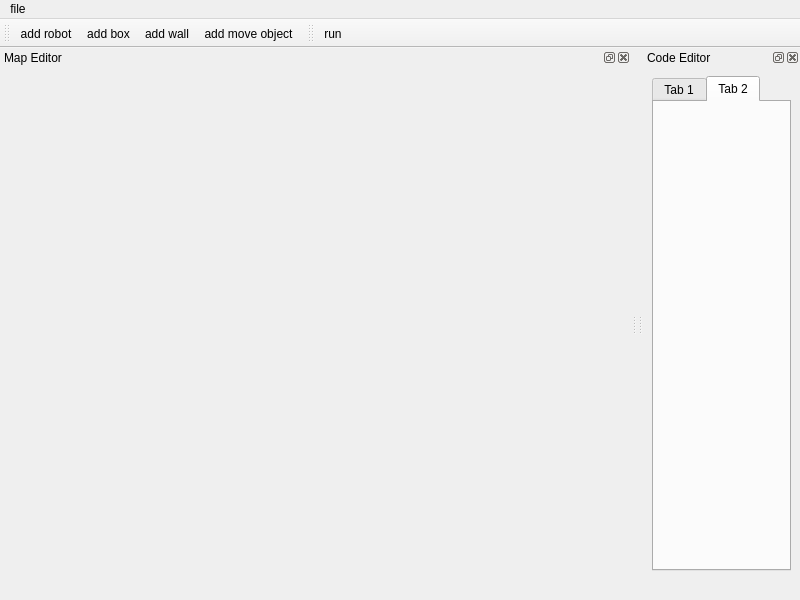
<?xml version="1.0" encoding="UTF-8"?>
<ui version="4.0">
 <class>MainWindow</class>
 <widget class="QMainWindow" name="MainWindow">
  <property name="geometry">
   <rect>
    <x>0</x>
    <y>0</y>
    <width>800</width>
    <height>600</height>
   </rect>
  </property>
  <property name="windowTitle">
   <string>MainWindow</string>
  </property>
  <widget class="QWidget" name="centralwidget"/>
  <widget class="QMenuBar" name="menuBar">
   <property name="geometry">
    <rect>
     <x>0</x>
     <y>0</y>
     <width>800</width>
     <height>26</height>
    </rect>
   </property>
   <widget class="QMenu" name="menufile">
    <property name="title">
     <string>file</string>
    </property>
    <widget class="QMenu" name="menunew">
     <property name="title">
      <string>New</string>
     </property>
     <widget class="QMenu" name="menumap">
      <property name="title">
       <string>map</string>
      </property>
      <addaction name="actionCreate_new"/>
      <addaction name="actionGenerate"/>
     </widget>
     <addaction name="actionCode"/>
     <addaction name="actioncode"/>
     <addaction name="menumap"/>
    </widget>
    <addaction name="menunew"/>
    <addaction name="actionopen"/>
    <addaction name="actionrecent"/>
    <addaction name="separator"/>
    <addaction name="actionSave"/>
    <addaction name="actionSave_as"/>
   </widget>
   <addaction name="menufile"/>
  </widget>
  <widget class="QToolBar" name="toolBar">
   <property name="windowTitle">
    <string>toolBar</string>
   </property>
   <attribute name="toolBarArea">
    <enum>TopToolBarArea</enum>
   </attribute>
   <attribute name="toolBarBreak">
    <bool>false</bool>
   </attribute>
   <addaction name="actionadd_robot"/>
   <addaction name="actionadd_box"/>
   <addaction name="actionadd_wall"/>
   <addaction name="actionadd_move_object"/>
  </widget>
  <widget class="QToolBar" name="toolBar_2">
   <property name="windowTitle">
    <string>toolBar_2</string>
   </property>
   <attribute name="toolBarArea">
    <enum>TopToolBarArea</enum>
   </attribute>
   <attribute name="toolBarBreak">
    <bool>false</bool>
   </attribute>
   <addaction name="actionrun"/>
  </widget>
  <widget class="QDockWidget" name="code_editor">
   <property name="sizePolicy">
    <sizepolicy hsizetype="MinimumExpanding" vsizetype="MinimumExpanding">
     <horstretch>0</horstretch>
     <verstretch>0</verstretch>
    </sizepolicy>
   </property>
   <property name="minimumSize">
    <size>
     <width>157</width>
     <height>179</height>
    </size>
   </property>
   <property name="windowTitle">
    <string>Code Editor</string>
   </property>
   <attribute name="dockWidgetArea">
    <number>2</number>
   </attribute>
   <widget class="QWidget" name="dockWidgetContents_5">
    <property name="sizePolicy">
     <sizepolicy hsizetype="Expanding" vsizetype="Expanding">
      <horstretch>0</horstretch>
      <verstretch>0</verstretch>
     </sizepolicy>
    </property>
    <layout class="QVBoxLayout" name="verticalLayout">
     <item>
      <widget class="QTabWidget" name="tabWidget">
       <property name="sizePolicy">
        <sizepolicy hsizetype="MinimumExpanding" vsizetype="MinimumExpanding">
         <horstretch>0</horstretch>
         <verstretch>0</verstretch>
        </sizepolicy>
       </property>
       <property name="minimumSize">
        <size>
         <width>50</width>
         <height>100</height>
        </size>
       </property>
       <property name="currentIndex">
        <number>1</number>
       </property>
       <widget class="QWidget" name="tab_5">
        <attribute name="title">
         <string>Tab 1</string>
        </attribute>
       </widget>
       <widget class="QWidget" name="tab_6">
        <attribute name="title">
         <string>Tab 2</string>
        </attribute>
       </widget>
      </widget>
     </item>
     <item>
      <spacer name="horizontalSpacer_2">
       <property name="orientation">
        <enum>Qt::Orientation::Horizontal</enum>
       </property>
       <property name="sizeHint" stdset="0">
        <size>
         <width>500</width>
         <height>20</height>
        </size>
       </property>
      </spacer>
     </item>
    </layout>
   </widget>
  </widget>
  <widget class="QDockWidget" name="map_editor_2">
   <property name="sizePolicy">
    <sizepolicy hsizetype="Expanding" vsizetype="Expanding">
     <horstretch>0</horstretch>
     <verstretch>0</verstretch>
    </sizepolicy>
   </property>
   <property name="minimumSize">
    <size>
     <width>129</width>
     <height>179</height>
    </size>
   </property>
   <property name="floating">
    <bool>false</bool>
   </property>
   <property name="windowTitle">
    <string>Map Editor</string>
   </property>
   <attribute name="dockWidgetArea">
    <number>1</number>
   </attribute>
   <widget class="QWidget" name="dockWidgetContents_7">
    <layout class="QVBoxLayout" name="verticalLayout_3">
     <item>
      <widget class="OpenGl" name="opengl_widget" native="true">
       <property name="sizePolicy">
        <sizepolicy hsizetype="Expanding" vsizetype="Expanding">
         <horstretch>0</horstretch>
         <verstretch>0</verstretch>
        </sizepolicy>
       </property>
       <property name="minimumSize">
        <size>
         <width>100</width>
         <height>100</height>
        </size>
       </property>
       <property name="baseSize">
        <size>
         <width>603</width>
         <height>603</height>
        </size>
       </property>
      </widget>
     </item>
     <item>
      <spacer name="horizontalSpacer">
       <property name="orientation">
        <enum>Qt::Orientation::Horizontal</enum>
       </property>
       <property name="sizeHint" stdset="0">
        <size>
         <width>1000</width>
         <height>20</height>
        </size>
       </property>
      </spacer>
     </item>
    </layout>
   </widget>
  </widget>
  <action name="actionopen">
   <property name="icon">
    <iconset resource="../Resource/resources.qrc">
     <normaloff>:/icons/icons/folder-open.svg</normaloff>:/icons/icons/folder-open.svg</iconset>
   </property>
   <property name="text">
    <string>Open</string>
   </property>
  </action>
  <action name="actionrecent">
   <property name="text">
    <string>Recent</string>
   </property>
  </action>
  <action name="actionCode">
   <property name="text">
    <string>Simulation</string>
   </property>
  </action>
  <action name="actioncode">
   <property name="icon">
    <iconset resource="../Resource/resources.qrc">
     <normaloff>:/icons/icons/file-code.svg</normaloff>:/icons/icons/file-code.svg</iconset>
   </property>
   <property name="text">
    <string>code</string>
   </property>
  </action>
  <action name="actionCreate_new">
   <property name="icon">
    <iconset resource="../Resource/resources.qrc">
     <normaloff>:/icons/icons/file.svg</normaloff>:/icons/icons/file.svg</iconset>
   </property>
   <property name="text">
    <string>Create</string>
   </property>
  </action>
  <action name="actionGenerate">
   <property name="icon">
    <iconset resource="../Resource/resources.qrc">
     <normaloff>:/icons/icons/sparkles.svg</normaloff>:/icons/icons/sparkles.svg</iconset>
   </property>
   <property name="text">
    <string>Generate</string>
   </property>
  </action>
  <action name="actionSave">
   <property name="icon">
    <iconset resource="../Resource/resources.qrc">
     <normaloff>:/icons/icons/floppy-disk.svg</normaloff>:/icons/icons/floppy-disk.svg</iconset>
   </property>
   <property name="text">
    <string>Save</string>
   </property>
  </action>
  <action name="actionSave_as">
   <property name="icon">
    <iconset resource="../Resource/resources.qrc">
     <normaloff>:/icons/icons/floppy-disk-pen.svg</normaloff>:/icons/icons/floppy-disk-pen.svg</iconset>
   </property>
   <property name="text">
    <string>Save as</string>
   </property>
  </action>
  <action name="actionadd_box">
   <property name="icon">
    <iconset resource="../Resource/resources.qrc">
     <normaloff>:/icons/icons/box.svg</normaloff>:/icons/icons/box.svg</iconset>
   </property>
   <property name="text">
    <string>add box</string>
   </property>
   <property name="toolTip">
    <string>add box</string>
   </property>
   <property name="menuRole">
    <enum>QAction::MenuRole::NoRole</enum>
   </property>
  </action>
  <action name="actionrun">
   <property name="icon">
    <iconset resource="../Resource/resources.qrc">
     <normaloff>:/icons/icons/person-running-fast.svg</normaloff>:/icons/icons/person-running-fast.svg</iconset>
   </property>
   <property name="text">
    <string>run</string>
   </property>
   <property name="toolTip">
    <string>run</string>
   </property>
   <property name="menuRole">
    <enum>QAction::MenuRole::NoRole</enum>
   </property>
  </action>
  <action name="actionadd_robot">
   <property name="icon">
    <iconset resource="../Resource/resources.qrc">
     <normaloff>:/icons/icons/robot-astromech.svg</normaloff>:/icons/icons/robot-astromech.svg</iconset>
   </property>
   <property name="text">
    <string>add robot</string>
   </property>
   <property name="toolTip">
    <string>add robot</string>
   </property>
   <property name="menuRole">
    <enum>QAction::MenuRole::NoRole</enum>
   </property>
  </action>
  <action name="actionadd_wall">
   <property name="icon">
    <iconset resource="../Resource/resources.qrc">
     <normaloff>:/icons/icons/fence.svg</normaloff>:/icons/icons/fence.svg</iconset>
   </property>
   <property name="text">
    <string>add wall</string>
   </property>
   <property name="toolTip">
    <string>add wall</string>
   </property>
   <property name="menuRole">
    <enum>QAction::MenuRole::NoRole</enum>
   </property>
  </action>
  <action name="actionadd_move_object">
   <property name="icon">
    <iconset resource="../Resource/resources.qrc">
     <normaloff>:/icons/icons/basketball.svg</normaloff>:/icons/icons/basketball.svg</iconset>
   </property>
   <property name="text">
    <string>add move object</string>
   </property>
   <property name="toolTip">
    <string>add move object</string>
   </property>
   <property name="menuRole">
    <enum>QAction::MenuRole::NoRole</enum>
   </property>
  </action>
 </widget>
 <customwidgets>
  <customwidget>
   <class>OpenGl</class>
   <extends>QWidget</extends>
   <header>opengl.h</header>
   <container>1</container>
  </customwidget>
 </customwidgets>
 <resources>
  <include location="../Resource/resources.qrc"/>
 </resources>
 <connections/>
</ui>
